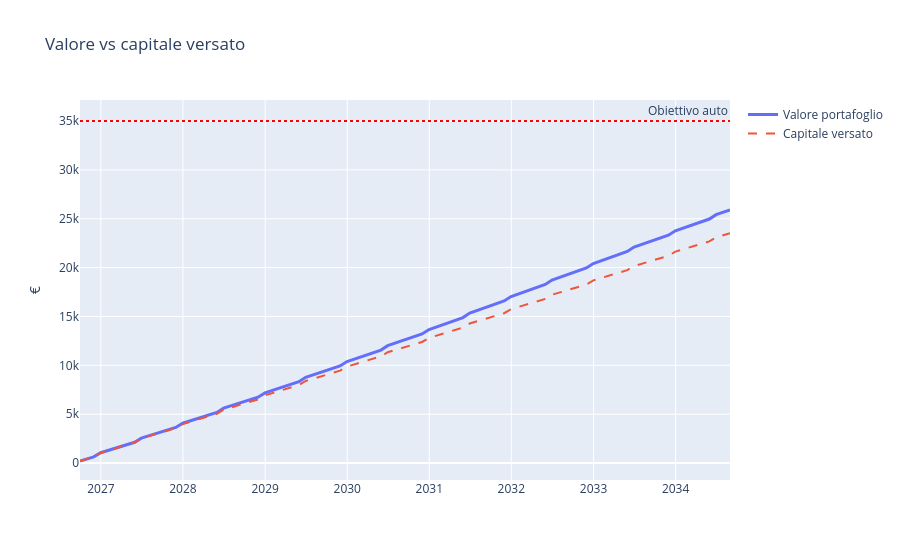
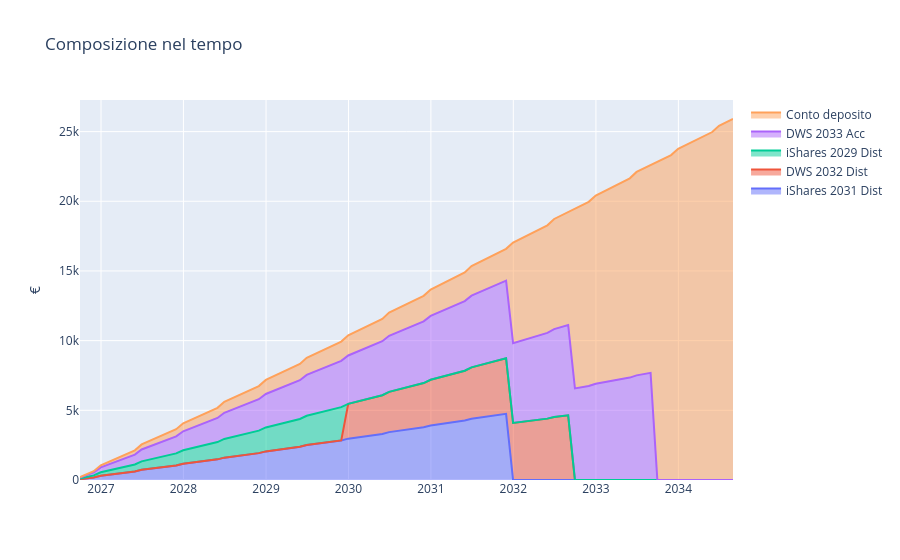

The code cell stored with these charts, in order, in its notebook:
### Code cell
fig = go.Figure()
fig.add_scatter(x=sim.date, y=sim.total, name="Valore portafoglio", line_width=3)
fig.add_scatter(x=sim.date, y=sim.contribution.cumsum(), name="Capitale versato", line_dash="dash")
fig.add_hline(y=TARGET, line_dash="dot", line_color="red", annotation_text="Obiettivo auto")
fig.update_layout(title="Valore vs capitale versato", yaxis_title="€")
fig.show()

fig = go.Figure()
for col in labels:
    fig.add_scatter(x=sim.date, y=sim[col], stackgroup="one", name=labels[col])
fig.update_layout(title="Composizione nel tempo", yaxis_title="€")
fig.show()
